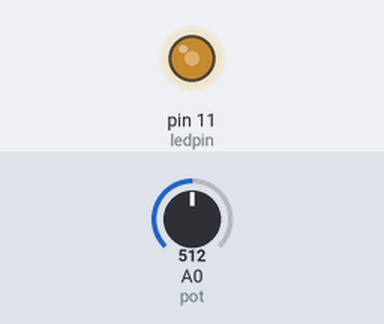
Recording of a sketch running on a simulated Arduino Uno, built with avr-gcc and run on an emulated ATmega328P. Parts: output pins drawn as LEDs (lit = HIGH). Inputs (shaded band) come from the test bench; at power-on: A0 (pot) = 512.

Above: at 1.2 s.
1.3 s: A0 (pot) set to 716
At 2.5 s:
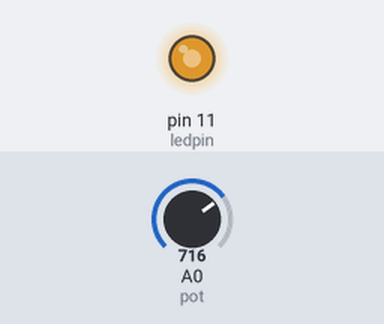
2.8 s: A0 (pot) set to 900
At 3.8 s:
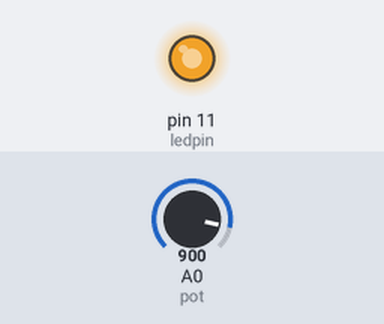
4.3 s: A0 (pot) set to 122
At 5.0 s:
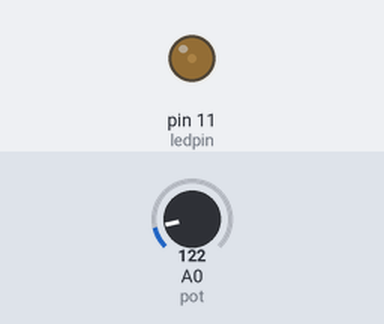
5.8 s: A0 (pot) set to 0
At 6.1 s:
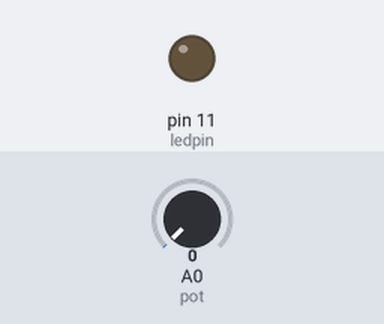
7.3 s: A0 (pot) set to 511
At 8.5 s:
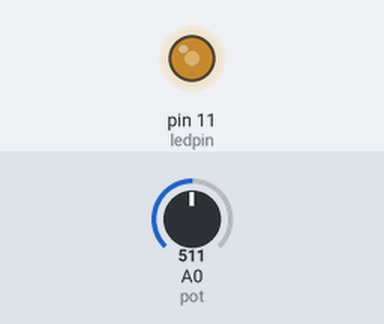
Timing chart, 0 to 9.8 s (numbered marks = the images above; inputs shaded):
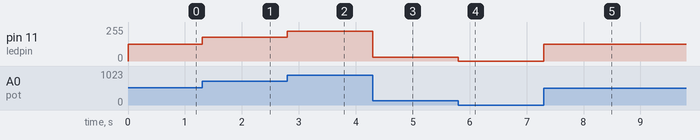

The sketch:

fade_using_potentiometer.ino
```cpp
int ledpin = 11;
int pot = 0;
int variable;
int ledlevel = 0;

void setup ()
{
  analogReference (DEFAULT);  // to set the reference voltage to 5v
  pinMode (ledpin , OUTPUT);
}

void loop ()
{
  variable = analogRead (pot);  // reads the varying values when the nob of potentiometer is turned
  ledlevel = map ( variable, 0, 1023, 0, 255); //ADC is 10 bit ( 1024 values) and pwm is 8 bit (256 values)
  analogWrite (ledpin,ledlevel);
}
```

Measured:
- after the input at 1.3 s, pin 11 (ledpin): 127/255 → 178/255 at once
- after the input at 2.8 s, pin 11 (ledpin): 178/255 → 224/255 at once
- after the input at 4.3 s, pin 11 (ledpin): 224/255 → 30/255 at once
- after the input at 5.8 s, pin 11 (ledpin): 30/255 → 0/255 at once
- after the input at 7.3 s, pin 11 (ledpin): 0/255 → 127/255 at once
